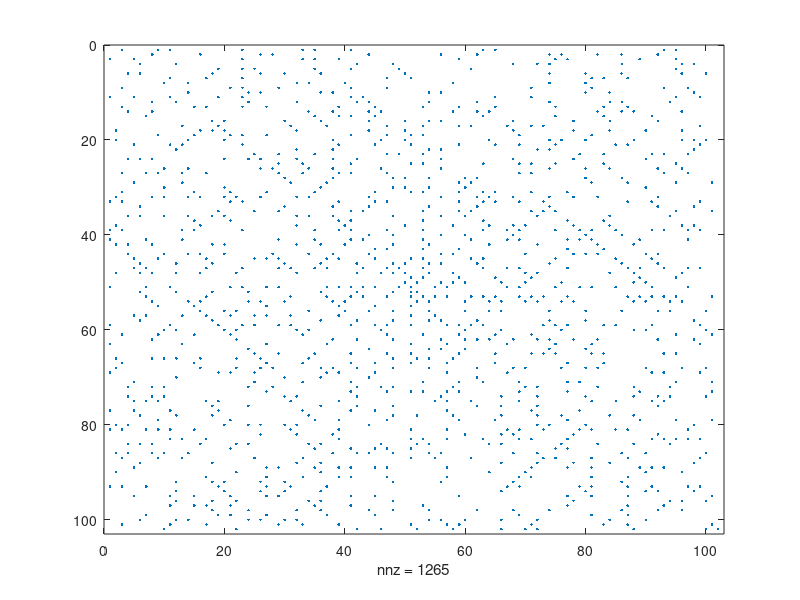

This chart was generated by the following MATLAB code:
% n*n matrix s.t. n odd
n = 101;
M = zeros(n,n);

d = 0;

x = (n+1)/2;
y = (n+1)/2;
M(x,y) = 1;

c = 1;
for steps = 1:n
	for j = 1:2
		for i = 1:steps
			c++;
			x = x+(d==0)-(d==2);
			y = y+(d==1)-(d==3);
			M(x,y) = isprime(c);
		end
		d = mod((d + 1),4);
	end
end

spy(M);
